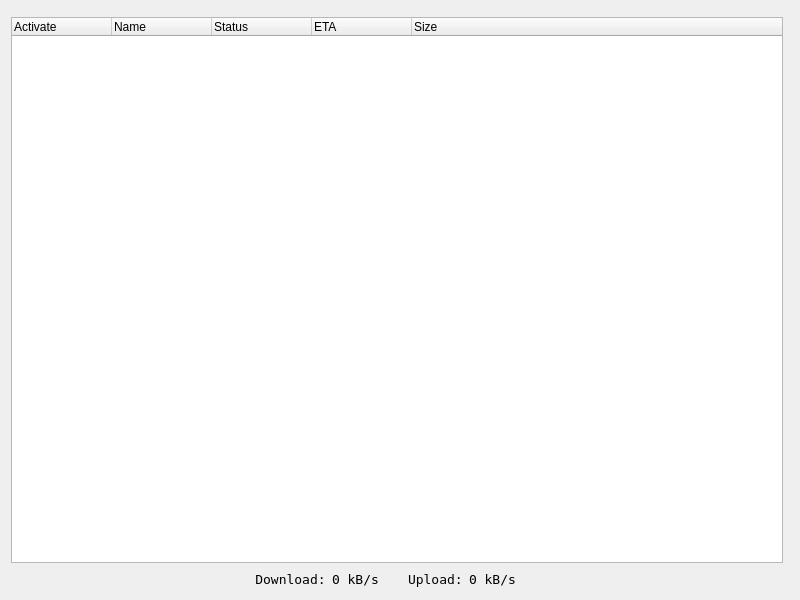
<?xml version="1.0" encoding="UTF-8"?>
<ui version="4.0">
 <class>MainWindow</class>
 <widget class="QMainWindow" name="MainWindow">
  <property name="geometry">
   <rect>
    <x>0</x>
    <y>0</y>
    <width>800</width>
    <height>600</height>
   </rect>
  </property>
  <property name="windowTitle">
   <string>MainWindow</string>
  </property>
  <widget class="QWidget" name="centralWidget">
   <layout class="QHBoxLayout" name="horizontalLayout_2">
    <item>
     <layout class="QVBoxLayout" name="verticalLayout">
      <item>
       <widget class="AsBannerBar" name="topBar" native="true"/>
      </item>
      <item>
       <widget class="AsTreeWidget" name="treeWidget">
        <column>
         <property name="text">
          <string>Activate</string>
         </property>
        </column>
        <column>
         <property name="text">
          <string>Name</string>
         </property>
        </column>
        <column>
         <property name="text">
          <string>Status</string>
         </property>
        </column>
        <column>
         <property name="text">
          <string>ETA</string>
         </property>
        </column>
        <column>
         <property name="text">
          <string>Size</string>
         </property>
        </column>
        <column>
         <property name="text">
          <string/>
         </property>
        </column>
        <column>
         <property name="text">
          <string/>
         </property>
        </column>
       </widget>
      </item>
      <item>
       <layout class="QHBoxLayout" name="horizontalLayout">
        <item>
         <spacer name="horizontalSpacer">
          <property name="orientation">
           <enum>Qt::Horizontal</enum>
          </property>
          <property name="sizeHint" stdset="0">
           <size>
            <width>40</width>
            <height>20</height>
           </size>
          </property>
         </spacer>
        </item>
        <item>
         <widget class="QLabel" name="dlTitleLabel">
          <property name="font">
           <font>
            <family>DejaVu Sans Mono</family>
            <pointsize>10</pointsize>
            <weight>50</weight>
            <bold>false</bold>
           </font>
          </property>
          <property name="text">
           <string>Download:</string>
          </property>
          <property name="alignment">
           <set>Qt::AlignCenter</set>
          </property>
         </widget>
        </item>
        <item>
         <widget class="QLabel" name="dlValueLabel">
          <property name="minimumSize">
           <size>
            <width>70</width>
            <height>0</height>
           </size>
          </property>
          <property name="font">
           <font>
            <family>DejaVu Sans Mono</family>
            <pointsize>10</pointsize>
            <weight>50</weight>
            <bold>false</bold>
           </font>
          </property>
          <property name="text">
           <string>0 kB/s</string>
          </property>
         </widget>
        </item>
        <item>
         <widget class="QLabel" name="ulTitleLabel">
          <property name="font">
           <font>
            <family>DejaVu Sans Mono</family>
            <pointsize>10</pointsize>
            <weight>50</weight>
            <bold>false</bold>
           </font>
          </property>
          <property name="text">
           <string>Upload:</string>
          </property>
         </widget>
        </item>
        <item>
         <widget class="QLabel" name="ulValueLabel">
          <property name="minimumSize">
           <size>
            <width>70</width>
            <height>0</height>
           </size>
          </property>
          <property name="font">
           <font>
            <family>DejaVu Sans Mono</family>
            <pointsize>10</pointsize>
            <weight>50</weight>
            <bold>false</bold>
           </font>
          </property>
          <property name="text">
           <string>0 kB/s</string>
          </property>
         </widget>
        </item>
        <item>
         <spacer name="horizontalSpacer_2">
          <property name="orientation">
           <enum>Qt::Horizontal</enum>
          </property>
          <property name="sizeHint" stdset="0">
           <size>
            <width>40</width>
            <height>20</height>
           </size>
          </property>
         </spacer>
        </item>
       </layout>
      </item>
     </layout>
    </item>
    <item>
     <widget class="AsSettingsView" name="settingsView" native="true"/>
    </item>
   </layout>
  </widget>
 </widget>
 <layoutdefault spacing="6" margin="11"/>
 <customwidgets>
  <customwidget>
   <class>AsSettingsView</class>
   <extends>QWidget</extends>
   <header location="global">src/view/assettingsview.h</header>
   <container>1</container>
  </customwidget>
  <customwidget>
   <class>AsBannerBar</class>
   <extends>QWidget</extends>
   <header location="global">src/view/asbannerbar.h</header>
   <container>1</container>
  </customwidget>
  <customwidget>
   <class>AsTreeWidget</class>
   <extends>QTreeWidget</extends>
   <header>src/view/astreewidget.h</header>
  </customwidget>
 </customwidgets>
 <resources/>
 <connections/>
</ui>
